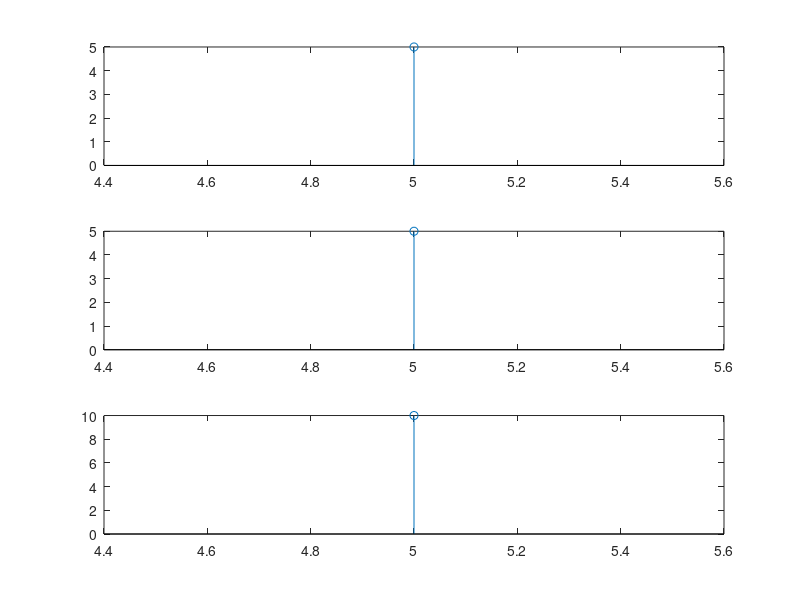

The MATLAB source for this figure:
function[y,n]=sigadd()
x1=input(' Enter the sequence x1 = ') % x1 and x2 are vectors
n1=input(' The index of the sequence x1 is n1 = ')
subplot(311);
 stem(n1,x1);
x2=input(' Enter the sequence x2 = ') % x1 and x2 are vectors
n2=input(' The index of the sequence x2 is n2 = ')
subplot(312);
stem(n2,x2);
n=min(min(n1),min(n2)):max(max(n1),max(n2));
y1=zeros(1,length(n));
y2=y1;
y1(find((n>=min(n1))&(n<=max(n1))))=x1;
y2(find((n>=min(n2))&(n<=max(n2))))=x2;
y=y1+y2;
 % subplot(number of rows,number of columns,figure number);

 subplot(313);
stem(n,y);
